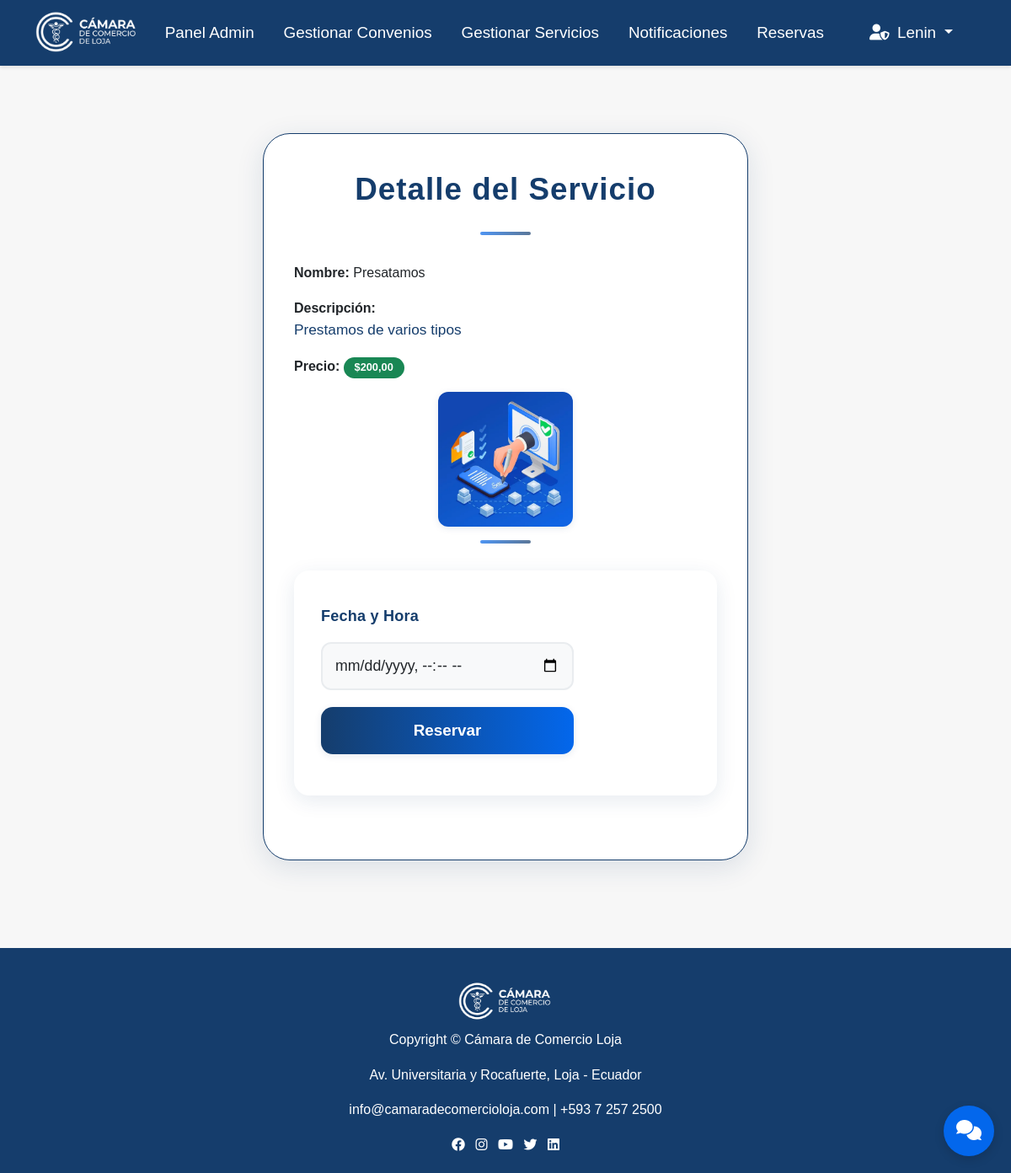
Screenshot of /servicios/1/reservar/ (signed in) with the database file from the repository.
### camara/models.py (models this page shows, shortened)
class Usuario(AbstractUser):
    TIPO_USUARIO_CHOICES = [
        ('socio', 'Socio'),
        ('visitante', 'Visitante'),
        ('empresa', 'Empresa'),
    ]
    nombre = models.CharField(max_length=255)
    tipo_usuario = models.CharField(max_length=10, choices=TIPO_USUARIO_CHOICES)
    cedula = models.CharField(max_length=20, unique=True, null=True, blank=True)
    email = models.EmailField(unique=True)
    telefono = models.CharField(max_length=20, null=True, blank=True)
    red_social_preferida = models.CharField(max_length=100, null=True, blank=True)
    aprobado = models.BooleanField(default=False)
    debe_cambiar_contrasena = models.BooleanField(default=False)
    fecha_contrasena_temporal = models.DateTimeField(null=True, blank=True)
    groups = models.ManyToManyField(
        Group,
        related_name='usuario_set',
        blank=True,
        help_text='The groups this user belongs to.',
        verbose_name='groups'
    )
    user_permissions = models.ManyToManyField(
        Permission,
        related_name='usuario_set',
        blank=True,
        help_text='Specific permissions for this user.',
        verbose_name='user permissions'
    )

class Servicio(models.Model):
    nombre = models.CharField(max_length=255)
    descripcion = models.TextField(null=True, blank=True)
    precio = models.DecimalField(max_digits=10, decimal_places=2, null=True, blank=True)
    imagen = models.ImageField(upload_to='servicios/', null=True, blank=True)  # Nuevo campo imagen

### camara/views.py (the view)
# urls.py: path('servicios/<int:pk>/reservar/', views.reservar_servicio, name='reservar_servicio'),
@login_required(login_url='/login/')
def reservar_servicio(request, pk):
    servicio = Servicio.objects.get(pk=pk)
    if request.method == 'POST':
        form = ReservaServicioForm(request.POST)
        if form.is_valid():
            fecha_reserva = form.cleaned_data['fecha_reserva']
            reserva = Reserva.objects.create(
                usuario=request.user,
                servicio=servicio,
                fecha_reserva=fecha_reserva,
                estado='pendiente'
            )
            Notificacion.enviar_reserva(reserva)
            messages.success(request, f'Reserva realizada para el servicio: {servicio.nombre}')
            return redirect('servicios_publicos')
    else:
        form = ReservaServicioForm()
    return render(request, 'vista_socio_registrado/reservar_servicio.html', {
        'servicio': servicio,
        'form': form,
    })

### camara/forms.py
class ReservaServicioForm(forms.Form):
    fecha_reserva = forms.DateTimeField(
        widget=forms.DateTimeInput(attrs={'type': 'datetime-local', 'class': 'form-control'}),
        label="Fecha y Hora",
        required=True
    )

### camara/template/vista_socio_registrado/reservar_servicio.html (shortened to what this page needs)
{% extends "master.html" %}
{% load static %}
{% block content %}
<div class="container mt-5" style="max-width:600px;">
    <div class="convenio-card mb-4">
        <h1>Detalle del Servicio</h1>
        <div class="convenio-divider"></div>
        <div class="mb-3">
            <strong>Nombre:</strong> {{ servicio.nombre }}
        </div>
        <div class="mb-3">
            <strong>Descripción:</strong>
            <div style="color:var(--color-logo);font-size:1.08rem;">{{ servicio.descripcion|default:"Sin descripción" }}</div>
        </div>
        <div class="mb-3">
            <strong>Precio:</strong>
            {% if servicio.precio %}
                <span class="badge bg-success">${{ servicio.precio }}</span>
            {% else %}
                <span class="badge bg-secondary">Sin precio</span>
            {% endif %}
        </div>
        {% if servicio.imagen %}
        <div class="mb-3 text-center">
            <img src="{{ servicio.imagen.url }}" alt="Imagen del servicio" style="max-width:220px;max-height:160px;border-radius:12px;box-shadow:0 2px 8px rgba(21,61,108,0.10);">
        </div>
        {% endif %}
        <div class="convenio-divider"></div>
        <form method="post" id="registro-form">
            <div class="mb-3">
                <label for="fecha_reserva" class="form-label">Fecha y Hora</label>
                <input type="datetime-local" class="form-control" id="fecha_reserva" name="fecha_reserva" required>
            </div>
            <button type="submit" class="convenio-btn w-100">Reservar</button>
        </form>
    </div>
</div>
{% endblock %}

### camara/template/master.html (shortened to what this page needs)
{% load static %}
<!DOCTYPE html>
<html lang="es">
<head>
    <link href="https://cdn.jsdelivr.net/npm/bootstrap@5.3.0/dist/css/bootstrap.min.css" rel="stylesheet">
    <link href="https://cdnjs.cloudflare.com/ajax/libs/font-awesome/6.0.0/css/all.min.css" rel="stylesheet">
    <link rel="stylesheet" href="{% static 'css/style.css' %}">
    <link rel="stylesheet" href="{% static 'css/Formularios.css' %}">
    <link rel="stylesheet" href="{% static 'css/admin.css' %}">
    <link rel="stylesheet" href="{% static 'css/afiliacion_detalle.css' %}">
    <link rel="stylesheet" href="{% static 'css/registro.css' %}">
    <link rel="stylesheet" href="{% static 'css/home.css' %}">
</head>
<body>
    <nav class="navbar navbar-expand-lg navbar-custom">
        <div class="container">
            <a class="navbar-brand" href="{% url 'home' %}">
                <img src="{% static 'img/logo2.png' %}" alt="Logo" class="logo-img me-2"
                    style="height:52px;vertical-align:middle;">
            </a>
            <div class="collapse navbar-collapse" id="navbarNav">
                <ul class="navbar-nav me-auto">
                    {% if user.is_authenticated and user.is_superuser %}
                    <li class="nav-item">
                        <a class="nav-link" href="{% url 'admin_home' %}">Panel Admin</a>
                    </li>
                    <li class="nav-item">
                        <a class="nav-link" href="{% url 'admin_convenios_list' %}">Gestionar Convenios</a>
                    </li>
                    <li class="nav-item">
                        <a class="nav-link" href="{% url 'admin_servicios_list' %}">Gestionar Servicios</a>
                    </li>
                    <li class="nav-item">
                        <a class="nav-link" href="{% url 'admin_notificacion' %}">Notificaciones</a>
                    </li>
                    <li class="nav-item">
                        <a class="nav-link" href="{% url 'admin_reservas_list' %}">Reservas</a>
                    </li>
                    {% endif %}
                </ul>
                <ul class="navbar-nav align-items-center flex-row">
                    {% if user.is_authenticated %}
                        {% if user.is_superuser or user.is_staff %}
                            <li class="nav-item dropdown">
                                <a class="nav-link dropdown-toggle" href="#" id="navbarDropdownAdmin" role="button"
                                    data-bs-toggle="dropdown">
                                    <i class="fas fa-user-shield me-1"></i>
                                    {% if user.nombre %}
                                        {{ user.nombre }}
                                    {% elif user.first_name %}
                                        {{ user.first_name }}
                                    {% else %}
                                        {{ user.username }}
                                    {% endif %}
                                </a>
                            </li>
                        {% endif %}
                    {% endif %}
                </ul>
            </div>
        </div>
    </nav>
    <main>
        {% block content %}{% endblock %}
    </main>
    <footer class="footer mt-5">
        <div class="container text-center">
            <img src="{% static 'img/logo2.png' %}" alt="Cámara de Comercio Loja" height="48" class="mb-2">
            <p>Copyright © {{ now|date:"Y" }} Cámara de Comercio Loja</p>
            <p>Av. Universitaria y Rocafuerte, Loja - Ecuador</p>
            <p>
                <a href="mailto:info@camaradecomercioloja.com">info@camaradecomercioloja.com</a> |
                <a href="tel:+59372572500">+593 7 257 2500</a>
            </p>
            <div>
                <a href="https://www.facebook.com/camaraloja" target="_blank" class="me-2"><i
                        class="fa-brands fa-facebook"></i></a>
                <a href="https://www.instagram.com/camara_loja/" target="_blank" class="me-2"><i
                        class="fa-brands fa-instagram"></i></a>
                <a href="https://www.youtube.com/@camaradecomercioloja" target="_blank" class="me-2"><i
                        class="fa-brands fa-youtube"></i></a>
                <a href="https://twitter.com/CamaraLoja" target="_blank" class="me-2"><i
                        class="fa-brands fa-twitter"></i></a>
                <a href="https://www.linkedin.com" target="_blank"><i class="fa-brands fa-linkedin"></i></a>
            </div>
        </div>
    </footer>
    <button id="chatbot-toggle" class="chatbot-toggle" title="Asistente Virtual">
        <i class="fas fa-comments"></i>
    </button>
</body>
</html>

### camara/static/css/style.css (style rules this page uses)
:root { --color-logo: #153D6C; --color-azul-brillante: #0367EC; --color-dorado: #B48314; --color-amarillo-claro: #F1DB62; --color-blanco: #FFFFFF; --color-gris-claro: #F8F9FA; --color-gris: #6C757D; --color-oscuro: #212529; }
* { margin: 0; padding: 0; box-sizing: border-box; }
body { font-family: 'Segoe UI', Tahoma, Geneva, Verdana, sans-serif; line-height: 1.6; color: var(--color-oscuro); background-color: var(--color-gris-claro); }
body { font-family: Arial, sans-serif; background: #f7f7f7; margin: 0; padding: 0; }
nav a { color: #fff; margin-right: 1em; text-decoration: none; }
main { padding: 2em; }
footer { background: #003366; color: #fff; text-align: center; padding: 1em; }
form input, form button { display: block; margin: 0.5em 0; padding: 0.5em; width: 100%; max-width: 300px; }
form button { background: #003366; color: #fff; border: none; cursor: pointer; }
.navbar-brand { font-size: 1.5rem !important; font-weight: bold; color: var(--color-logo) !important; }
.navbar-custom { background-color: #153D6C !important; box-shadow: 0 2px 4px rgba(0,0,0,0.1); font-size: 1.25rem; }
.navbar-custom .navbar-nav .nav-link { color: #fff !important; font-weight: 500; font-size: 1.18rem; transition: color 0.3s ease; padding-top: 0.7rem; padding-bottom: 0.7rem; }
.form-control { border-radius: 10px; border: 2px solid #e9ecef; padding: 12px 15px; transition: border-color 0.3s ease; }
.form-label { font-weight: 600; color: var(--color-logo); margin-bottom: 8px; }
.chatbot-toggle { position: fixed; bottom: 20px; right: 20px; background-color: var(--color-azul-brillante); color: var(--color-blanco); border: none; border-radius: 50%; width: 60px; height: 60px; font-size: 1.5rem; box-shadow: 0 4px 12px rgba(0,0,0,0.15); transition: all 0.3s ease; z-index: 1000; }
.footer { background-color: var(--color-logo); color: var(--color-blanco); padding: 40px 0 20px; margin-top: 50px; }
.footer a { color: var(--color-blanco); text-decoration: none; transition: color 0.3s ease; }
.badge { font-size: 0.8em; padding: 0.5em 1em; border-radius: 20px; }

### camara/static/css/Formularios.css (style rules this page uses)
:root { --color-logo: #153D6C; --color-azul-brillante: #0367EC; --color-dorado: #B48314; --color-amarillo-claro: #F1DB62; --color-blanco: #FFFFFF; --color-gris-claro: #F8F9FA; --color-gris: #6C757D; --color-oscuro: #212529; }
#registro-form { background: var(--color-blanco); border-radius: 18px; box-shadow: 0 6px 24px rgba(21,61,108,0.10); padding: 40px 32px; margin: 0 auto 40px auto; max-width: 750px; }
#registro-form label, #registro-form .form-label { font-size: 1.13rem; color: var(--color-logo); font-weight: 600; margin-bottom: 7px; letter-spacing: 0.2px; }
#registro-form .form-control, #registro-form input[type="text"], #registro-form input[type="number"], #registro-form input[type="date"], #registro-form input[type="file"], #registro-form textarea, #registro-form select { border-radius: 12px; border: 2px solid var(--color-gris); background: var(--color-gris-claro); font-size: 1.11rem; padding: 13px 15px; margin-bottom: 20px; transition: border-color 0.3s, background 0.3s; font-family: 'Montserrat', Arial, sans-serif; }

### camara/static/css/admin.css (style rules this page uses)
.convenio-card { background: var(--color-blanco); border-radius: 32px; box-shadow: 0 8px 32px rgba(21,61,108,0.13); max-width: 600px; margin: 48px auto 32px auto; padding: 44px 36px 36px 36px; position: relative; overflow: hidden; border: 1.5px solid var(--color-logo); animation: fadeInUp 0.7s; }
.convenio-card h1 { color: var(--color-logo); font-size: 2.3rem; font-weight: bold; margin-bottom: 28px; letter-spacing: 1px; text-align: center; font-family: 'Montserrat', Arial, sans-serif; }
.convenio-divider { height: 4px; width: 60px; background: linear-gradient(90deg, var(--color-azul-brillante), var(--color-logo)); border-radius: 2px; margin: 0 auto 32px auto; opacity: 0.7; }
.convenio-btn { background: linear-gradient(90deg, var(--color-logo), var(--color-azul-brillante)); color: var(--color-blanco); border: none; border-radius: 14px; padding: 13px 0; font-size: 1.18rem; font-weight: 600; box-shadow: 0 2px 8px rgba(21,61,108,0.10); transition: background 0.3s, transform 0.2s; margin-top: 10px; }

### camara/static/css/afiliacion_detalle.css (style rules this page uses)
:root { --color-logo: #153D6C; --color-azul-brillante: #0367EC; --color-dorado: #B48314; --color-amarillo-claro: #F1DB62; --color-blanco: #FFFFFF; --color-gris-claro: #F8F9FA; --color-gris: #6C757D; --color-oscuro: #212529; }

### rows the page displays
Usuario: username "Lenin"
Servicio: nombre "Presatamos", descripcion "Prestamos de varios tipos", precio "200,00", imagen (picture)
